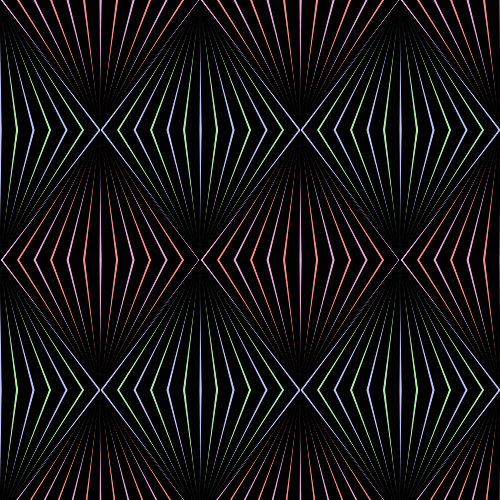
Frame 1 (no input)
Frame 2 (the mouse pressed at the canvas centre, redrawn once): identical to frame 1, image omitted

The p5.js sketch that drew this single still picture (run headless with seeded random() and noise() and a simulated clock; the mouse was pressed at the canvas centre and the sketch redrawn once):

// p5.js sketch
// ── sketch.js
// Day 14 of my generative art challenge
// Followed https://github.com/b2renger/p5js_patterns/blob/master/art-deco_2/sketch.js
const slotWidth = 200;
const slotHeight = slotWidth * 1.3;
let marginX;
let marginY;

const dens = 6;

let pg1;
let pg2;

const c1 = '#ff8d85';
const c2 = '#edabe0';
const c3 = '#b2edab';
const c4 = '#c5c6fc';


function setup() {
  createCanvas(500, 500);

  marginX = 100;
  marginY = 100;

  pg1 = createGraphics(slotWidth, slotHeight);
  pg2 = createGraphics(slotWidth, slotHeight);
  generatePG(pg1, c1, c2);
  generatePG(pg2, c3, c4);
  noLoop();
}


function draw() {
  background(0);
  for (let y = 0; y < height + slotHeight; y += slotHeight) {
    for (let x = 0; x < width + slotWidth; x += slotWidth) {
      push();
      translate(x, y);
      image(pg1, 0, 0);
      pop();
    }
  }

  for (let y = -slotHeight; y < height + slotHeight; y += slotHeight) {
    for (let x = -slotWidth; x < width + slotWidth; x += slotWidth) {
      push();
      translate(x + slotWidth / 2, y + slotHeight / 2);
      image(pg2, 0, 0);
      pop();
    }
  }
}

function generatePG(pg, ca, cb) {
  let ind = 0;
  for (let i = -slotWidth; i <= slotWidth; i += int(slotWidth / dens)) {
    ind ++;
    pg.push();
    if (ind % 2 == 0) {
      pg.fill(ca);
    } else {
      pg.fill(cb);
    }
    pg.translate(slotWidth / 2, slotHeight / 2);
    pg.triangle(0, 0, i, -slotHeight, i + dens, -slotHeight);
    pg.triangle(0, 0, i, +slotHeight, i + dens, +slotHeight);
    pg.pop();
  }
}
